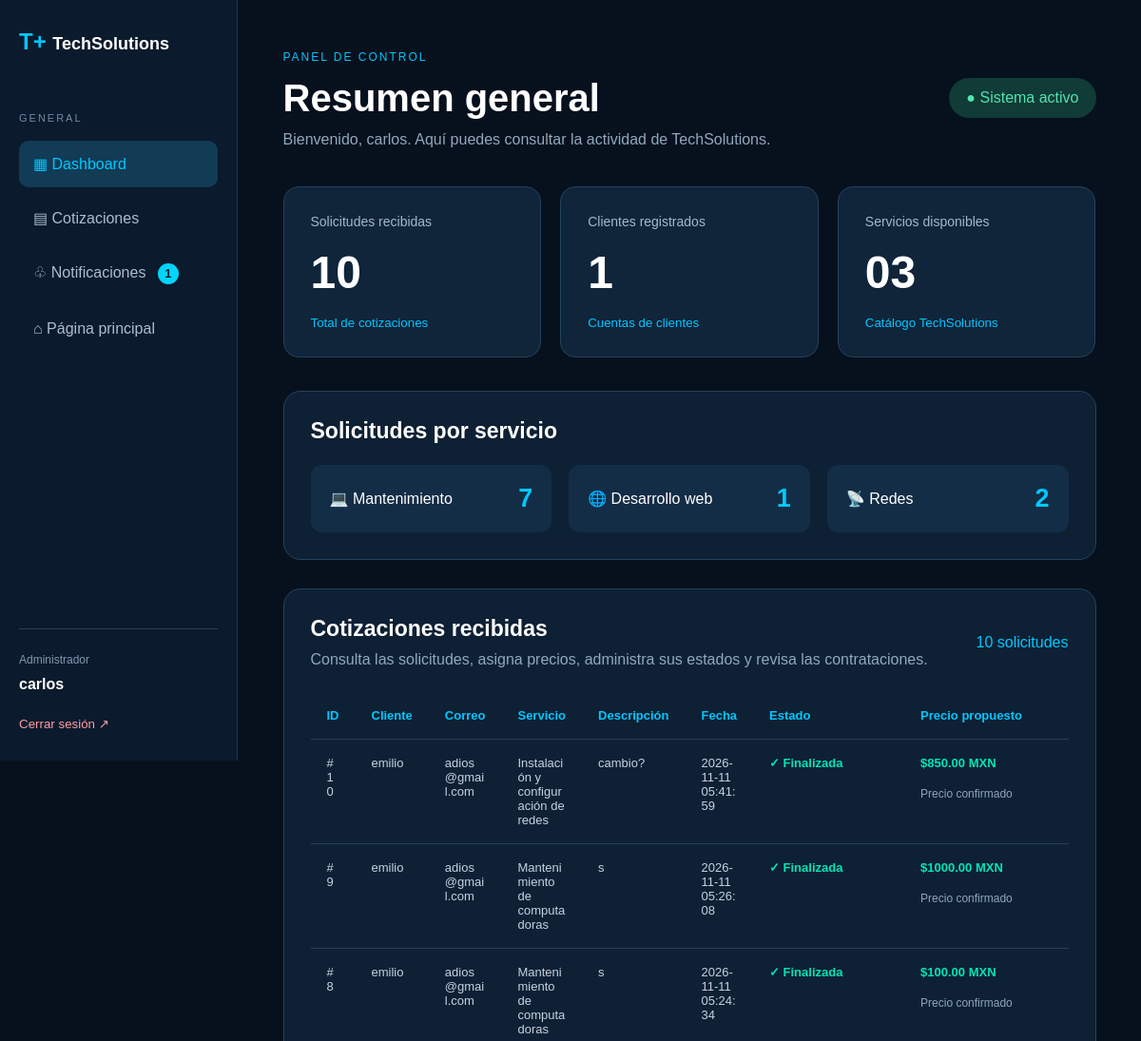
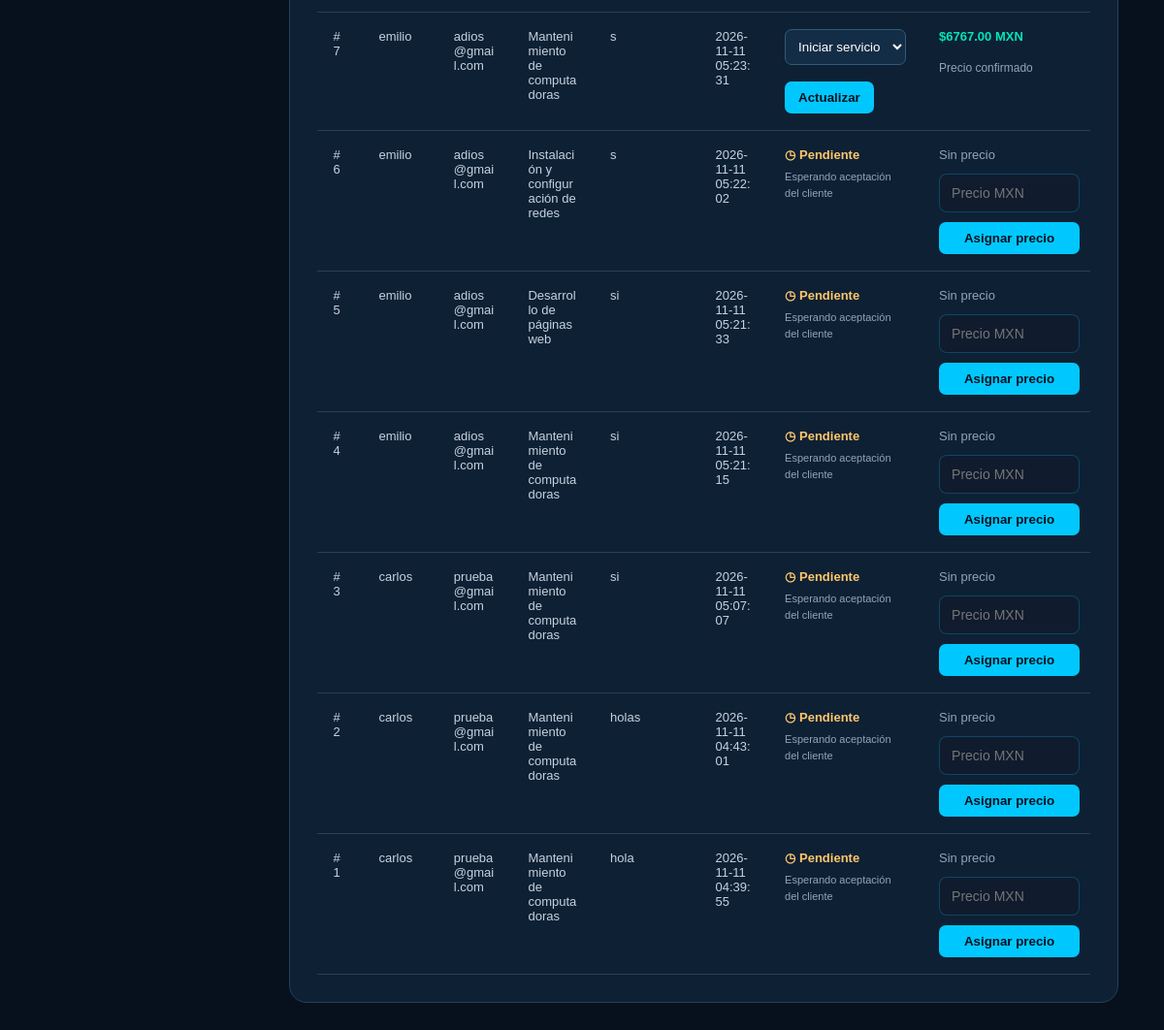
Page /admin (signed in) on the committed database (2 pictures, top to bottom).
### tables this page shows
CREATE TABLE cotizaciones (
    id INTEGER PRIMARY KEY AUTOINCREMENT,
    nombre TEXT NOT NULL,
    correo TEXT NOT NULL,
    servicio TEXT NOT NULL,
    descripcion TEXT NOT NULL,
    fecha TIMESTAMP DEFAULT CURRENT_TIMESTAMP
, estado TEXT NOT NULL DEFAULT 'Pendiente', usuario_id INTEGER REFERENCES usuarios(id), precio REAL, decision TEXT NOT NULL DEFAULT 'Pendiente', fecha_aceptacion TEXT, fecha_inicio TEXT, fecha_finalizacion TEXT);

### app.py (the view)
@app.route("/admin")
def administrador():
    if "usuario_id" not in session:
        return redirect(url_for("login"))
    if session.get("rol") != "admin":
        return (
            "Acceso denegado. Esta sección es exclusiva para administradores.",
            403
        )
    conexion = conectar()
    cotizaciones = conexion.execute("""
        SELECT * FROM cotizaciones
        ORDER BY id DESC
    """).fetchall()
    total_cotizaciones = conexion.execute("""
        SELECT COUNT(*) FROM cotizaciones
    """).fetchone()[0]
    total_clientes = conexion.execute("""
        SELECT COUNT(*) FROM usuarios
        WHERE rol = 'cliente'
    """).fetchone()[0]
    total_mantenimiento = conexion.execute("""
        SELECT COUNT(*) FROM cotizaciones
        WHERE servicio = 'Mantenimiento de computadoras'
    """).fetchone()[0]
    total_web = conexion.execute("""
        SELECT COUNT(*) FROM cotizaciones
        WHERE servicio = 'Desarrollo de páginas web'
    """).fetchone()[0]
    total_redes = conexion.execute("""
        SELECT COUNT(*) FROM cotizaciones
        WHERE servicio = 'Instalación y configuración de redes'
    """).fetchone()[0]
    conexion.close()
    return render_template(
        "admin.html",
        cotizaciones=cotizaciones,
        total_cotizaciones=total_cotizaciones,
        total_clientes=total_clientes,
        total_mantenimiento=total_mantenimiento,
        total_web=total_web,
        total_redes=total_redes
    )

### app.py (called while the page is built)
def conectar():
    conexion = sqlite3.connect(BASE_DATOS)
    conexion.row_factory = sqlite3.Row
    return conexion

@app.context_processor
def contador_notificaciones():
    resultado = {
        "notificaciones_pendientes": 0,
        "notificaciones_admin_pendientes": 0
    }
    if "usuario_id" not in session:
        return resultado
    conexion = conectar()
    cantidad = conexion.execute("""
        SELECT COUNT(*) AS total
        FROM notificaciones
        WHERE usuario_id = ?
          AND leida = 0
    """, (session["usuario_id"],)).fetchone()["total"]
    conexion.close()
    if session.get("rol") == "cliente":
        resultado["notificaciones_pendientes"] = cantidad
    elif session.get("rol") == "admin":
        resultado["notificaciones_admin_pendientes"] = cantidad
    return resultado

### templates/admin.html (shortened to what this page needs)
<!DOCTYPE html>
<html lang="es">
<head>
    <link rel="stylesheet" href="{{ url_for('static', filename='css/estilos.css') }}">
</head>
<body class="ts-dashboard-body">
<div class="ts-dashboard">
    <aside class="ts-sidebar">
        <a href="/" class="ts-sidebar-logo">
            T+ <span>TechSolutions</span>
        </a>
        <div class="ts-sidebar-grupo">
            <p>GENERAL</p>
            <a href="/admin" class="activo">
                ▦ Dashboard
            </a>
            <a href="{{ url_for('administrador') }}#solicitudes">
                ▤ Cotizaciones
            </a>
            <a href="{{ url_for('notificaciones_admin') }}">
                ♧ Notificaciones
                {% if notificaciones_admin_pendientes > 0 %}
                    <span class="ts-admin-contador">
                        {{ notificaciones_admin_pendientes }}
                    </span>
                {% endif %}
            </a>
            <a href="/">
                ⌂ Página principal
            </a>
        </div>
        <div class="ts-sidebar-abajo">
            <span>Administrador</span>
            <strong>{{ session.get("nombre") }}</strong>
            <form action="/logout" method="POST">
                <button type="submit">
                    Cerrar sesión ↗
                </button>
            </form>
        </div>
    </aside>
    <main class="ts-dashboard-main">
        <div class="ts-dashboard-superior">
            <div>
                <span class="ts-dashboard-etiqueta">
                    PANEL DE CONTROL
                </span>
                <h1>Resumen general</h1>
                <p>
                    Bienvenido, {{ session.get("nombre") }}.
                    Aquí puedes consultar la actividad de TechSolutions.
                </p>
            </div>
            <span class="ts-dashboard-estado">
                ● Sistema activo
            </span>
        </div>
        <div class="ts-dashboard-metricas">
            <div class="ts-metrica">
                <span>Solicitudes recibidas</span>
                <strong>{{ total_cotizaciones }}</strong>
                <small>Total de cotizaciones</small>
            </div>
            <div class="ts-metrica">
                <span>Clientes registrados</span>
                <strong>{{ total_clientes }}</strong>
                <small>Cuentas de clientes</small>
            </div>
            <div class="ts-metrica">
                <span>Servicios disponibles</span>
                <strong>03</strong>
                <small>Catálogo TechSolutions</small>
            </div>
        </div>
        <div class="ts-dashboard-seccion">
            <h2>Solicitudes por servicio</h2>
            <div class="ts-dashboard-servicios">
                <div>
                    <span>💻 Mantenimiento</span>
                    <strong>{{ total_mantenimiento }}</strong>
                </div>
                <div>
                    <span>🌐 Desarrollo web</span>
                    <strong>{{ total_web }}</strong>
                </div>
                <div>
                    <span>📡 Redes</span>
                    <strong>{{ total_redes }}</strong>
                </div>
            </div>
        </div>
        <div class="ts-dashboard-seccion" id="solicitudes">
            <div class="ts-dashboard-titulo">
                <div>
                    <h2>Cotizaciones recibidas</h2>
                    <p>
                        Consulta las solicitudes, asigna precios,
                        administra sus estados y revisa las contrataciones.
                    </p>
                </div>
                <span>
                    {{ total_cotizaciones }} solicitudes
                </span>
            </div>
            <div class="ts-dashboard-tabla">
                <table>
                    <thead>
                        <tr>
                            <th>ID</th>
                            <th>Cliente</th>
                            <th>Correo</th>
                            <th>Servicio</th>
                            <th>Descripción</th>
                            <th>Fecha</th>
                            <th>Estado</th>
                            <th>Precio propuesto</th>
                        </tr>
                    </thead>
                    <tbody>
                        {% for cotizacion in cotizaciones %}
                        <tr>
                            <td>
                                #{{ cotizacion["id"] }}
                            </td>
                            <td>
                                {{ cotizacion["nombre"] }}
                            </td>
                            <td>
                                {{ cotizacion["correo"] }}
                            </td>
                            <td>
                                {{ cotizacion["servicio"] }}
                            </td>
                            <td>
                                {{ cotizacion["descripcion"] }}
                            </td>
                            <td>
                                {{ cotizacion["fecha"] }}
                            </td>
                            <td>
                                {% if cotizacion["estado"] == "Finalizada" %}
                                    <span class="ts-estado-finalizado">
                                        ✓ Finalizada
                                    </span>
                                {% elif cotizacion["decision"] == "Rechazada" %}
                                    <span class="ts-estado-bloqueado">
                                        ✕ Servicio rechazado
                                    </span>
                                {% elif cotizacion["decision"] != "Aceptada" %}
                                    <span class="ts-estado-espera">
                                        ◷ Pendiente
                                    </span>
                                    <small class="ts-estado-ayuda">
                                        Esperando aceptación del cliente
                                    </small>
                                {% else %}
                                    <form
                                        action="{{ url_for('cambiar_estado', cotizacion_id=cotizacion['id']) }}"
                                        method="POST"
                                        class="ts-formulario-estado"
                                    >
                                        <select name="estado" class="ts-select-estado">
                                            {% if cotizacion["estado"] == "Pendiente" %}
                                                <option value="En proceso">
                                                    Iniciar servicio
                                                </option>
                                            {% elif cotizacion["estado"] == "En proceso" %}
                                                <option value="Finalizada">
                                                    Finalizar servicio
                                                </option>
                                            {% endif %}
                                        </select>
                                        <button type="submit" class="ts-guardar-estado">
                                            Actualizar
                                        </button>
                                    </form>
                                {% endif %}
                            </td>
                            <td>
                                {% if cotizacion["precio"] is not none %}
                                    <p class="ts-precio-actual">
                                        ${{ "%.2f"|format(cotizacion["precio"]) }} MXN
                                    </p>
                                {% else %}
                                    <p class="ts-precio-pendiente">
                                        Sin precio
                                    </p>
                                {% endif %}
                                {% if cotizacion["decision"] == "Pendiente" %}
                                    <form
                                        action="{{ url_for('asignar_precio', cotizacion_id=cotizacion['id']) }}"
                                        method="POST"
                                        class="ts-formulario-precio"
                                    >
                                        <input
                                            type="number"
                                            name="precio"
                                            min="0.01"
                                            max="99999999.99"
                                            step="0.01"
                                            placeholder="Precio MXN"
                                            required
                                            class="ts-input-precio"
                                        >
                                        <button
                                            type="submit"
                                            class="ts-guardar-estado"
                                        >
                                            Asignar precio
                                        </button>
                                    </form>
                                {% else %}
                                    <span class="ts-precio-bloqueado">
                                        Precio confirmado
                                    </span>
                                {% endif %}
                            </td>
                        </tr>
                        {% else %}
                        <tr>
                            <td colspan="9">
                                No hay cotizaciones registradas.
                            </td>
                        </tr>
                        {% endfor %}
                    </tbody>
                </table>
            </div>
        </div>
    </main>
</div>
</body>
</html>

### rows in the picture
cotizaciones: id "10", nombre "emilio", correo "adios@gmail.com", servicio "Instalación y configuración de redes", descripcion "cambio?", fecha "2026-11-11 05:41:59", estado "✓ Finalizada", precio "850.00", decision "Precio confirmado"
cotizaciones: id "9", nombre "emilio", correo "adios@gmail.com", servicio "Mantenimiento de computadoras", descripcion "s", fecha "2026-11-11 05:26:08", estado "✓ Finalizada", precio "1000.00", decision "Precio confirmado"
cotizaciones: id "8", nombre "emilio", correo "adios@gmail.com", servicio "Mantenimiento de computadoras", descripcion "s", fecha "2026-11-11 05:24:34", estado "✓ Finalizada", precio "100.00", decision "Precio confirmado"
cotizaciones: id "7", nombre "emilio", correo "adios@gmail.com", servicio "Mantenimiento de computadoras", descripcion "s", fecha "2026-11-11 05:23:31", estado "Iniciar servicio", precio "6767.00", decision "Precio confirmado"
cotizaciones: id "6", nombre "emilio", correo "adios@gmail.com", servicio "Instalación y configuración de redes", descripcion "s", fecha "2026-11-11 05:22:02", estado "◷ Pendiente", shows "Sin precio"
cotizaciones: id "5", nombre "emilio", correo "adios@gmail.com", servicio "Desarrollo de páginas web", descripcion "si", fecha "2026-11-11 05:21:33", estado "◷ Pendiente", shows "Sin precio"
cotizaciones: id "4", nombre "emilio", correo "adios@gmail.com", servicio "Mantenimiento de computadoras", descripcion "si", fecha "2026-11-11 05:21:15", estado "◷ Pendiente", shows "Sin precio"
cotizaciones: id "3", nombre "carlos", correo "prueba@gmail.com", servicio "Mantenimiento de computadoras", descripcion "si", fecha "2026-11-11 05:07:07", estado "◷ Pendiente", shows "Sin precio"
cotizaciones: id "2", nombre "carlos", correo "prueba@gmail.com", servicio "Mantenimiento de computadoras", descripcion "holas", fecha "2026-11-11 04:43:01", estado "◷ Pendiente", shows "Sin precio"
cotizaciones: id "1", nombre "carlos", correo "prueba@gmail.com", servicio "Mantenimiento de computadoras", descripcion "hola", fecha "2026-11-11 04:39:55", estado "◷ Pendiente", shows "Sin precio"

### other values in the picture
{{ notificaciones_admin_pendientes }} "1"
{{ session.get("nombre") }} "carlos"
{{ total_cotizaciones }} "10"
{{ total_clientes }} "1"
{{ total_mantenimiento }} "7"
{{ total_web }} "1"
{{ total_redes }} "2"
